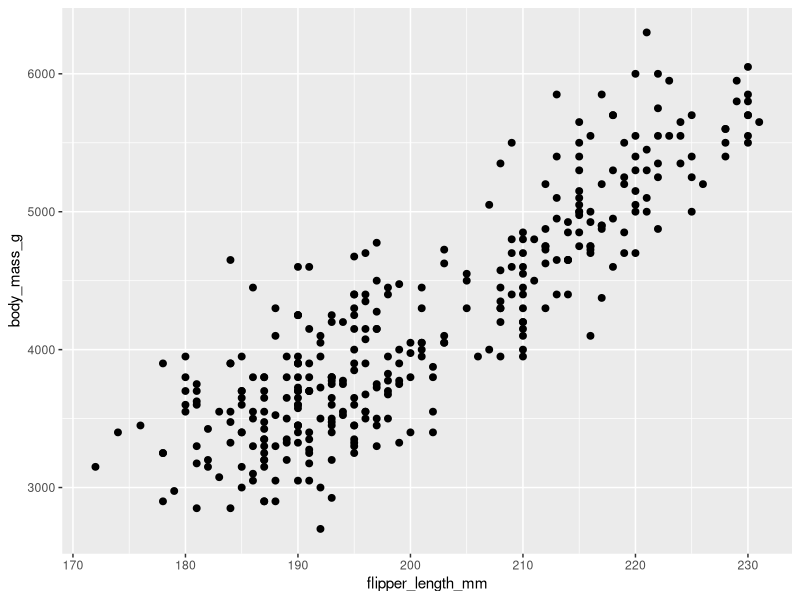
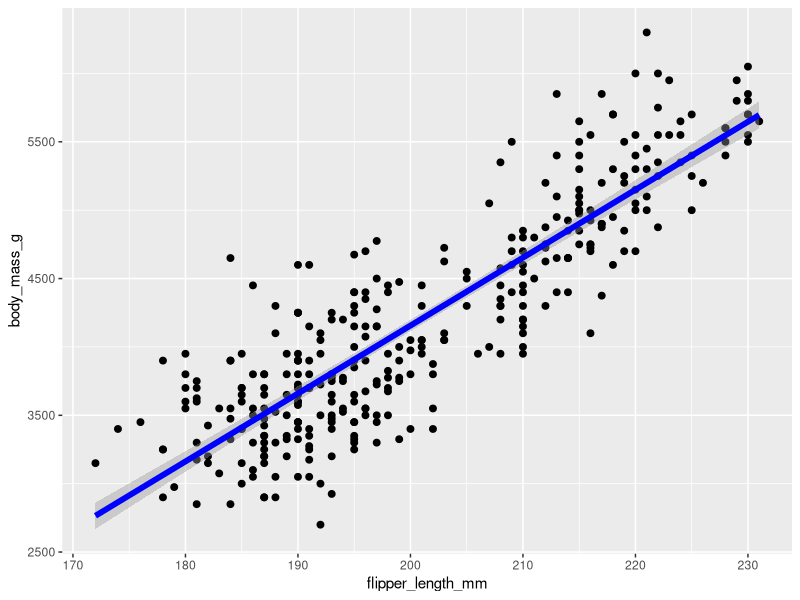

Generate these figures, in order, with R:
# load packages -----------------------------------------------------------
library(tidyverse)
library(palmerpenguins)

# penguins ----------------------------------------------------------------
data("penguins")

ggplot(data = penguins, aes(x = flipper_length_mm, y = body_mass_g)) +
  geom_point(size = 2)

cor(penguins$body_mass_g, penguins$flipper_length_mm, use = "complete.obs")

lm_body_flipper <-
  lm(body_mass_g ~ flipper_length_mm, data = penguins)
summary(lm_body_flipper)

ggplot(data = penguins, aes(x = flipper_length_mm, y = body_mass_g)) +
  geom_point(size = 2) +
  geom_smooth(method = "lm", size = 2, color = "blue")




